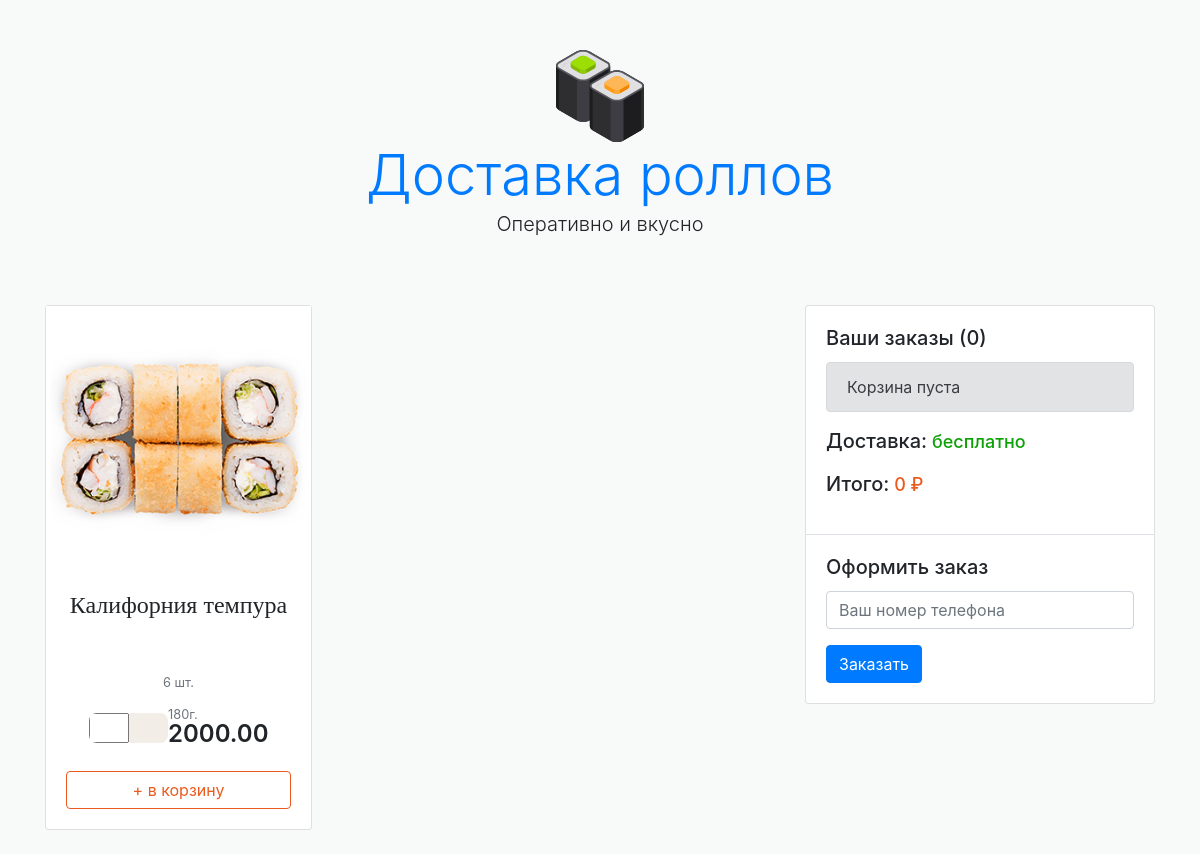
Screenshot of /product/2/ with the database file from the repository.
### products/models.py (models this page shows, shortened)
class Product(models.Model):
    name = models.CharField(max_length=64, blank=True, null=True, default=None) # Название продукта
    price = models.DecimalField(max_digits=10, decimal_places=2, default=0)     # Цена за еденицу
    nmb = models.IntegerField(default=1)                                        # Выбор колличества
    short_descpription = models.TextField(blank=True, null=True, default=None)  # Короткое описание продукта
    description = models.TextField(blank=True, null=True, default=None)         # Полное описание продукта
    is_active = models.BooleanField(default=True)                               # Включение и отключени продукта для отображения на сайте
    created = models.DateTimeField(auto_now_add=True, auto_now=False)
    updated = models.DateTimeField(auto_now_add=False, auto_now=True)
    def main_image(self):
        return self.productimage_set.get(is_main=True, is_active=True)
    class Meta:
        verbose_name = 'Товар'
        verbose_name_plural = 'Товары'

class ProductImage(models.Model):
    product = models.ForeignKey(Product, on_delete=models.CASCADE, blank=True, null=True, default=None)  # Связанная модель
    image = models.ImageField(upload_to="products_images/")                                              # Картинка продукта
    is_main = models.BooleanField(default=True)                                                          # Включение продукта из фото для отображения на сайте
    is_active = models.BooleanField(default=True)                                                        # Включение основной картинки для отображения на продукте
    created = models.DateTimeField(auto_now_add=True, auto_now=False)
    updated = models.DateTimeField(auto_now_add=False, auto_now=True)
    class Meta:
        verbose_name = 'Фотография'
        verbose_name_plural = 'Фотографии'

### products/views.py (the view)
# urls.py: path('product/<product_id>/', product, name="product"),
def product(request, product_id):
    product_image = ProductImage.objects.filter(is_active=True, is_main=True)
    product = Product.objects.get(id=product_id)
    session_key = request.session.session_key
    if not session_key:
        request.session.cycle_key()
    print(request.session.session_key)
    return render(request, 'products/product.html', {'products_images': product_image, 'product': product})

### orders/context_processors.py (called while the page is built)
def getting_basket_info(request):
    session_key = request.session.session_key
    if not session_key:
        request.session["session_key"] = 123
        request.session.cycle_key()
    products_in_basket = ProductInBasket.objects.filter(session_key=session_key, is_active=True, order__isnull=True)
    products_total_nmb = products_in_basket.count()
    all_products_in_order = products_in_basket
    order_total_price = 0
    for item in all_products_in_order:
        order_total_price += item.total_price
    return locals()

### templates/products/product.html (shortened to what this page needs)
{% extends 'base.html' %}
{% load static %}
{% block content %}
      <div class="col-md-6">
         <form id="form_buying_product" method="POST" class="form-inline" action="{% url 'basket_adding' %}">
            <div class="card mb-4" data-id="{{ product.id }}">
               <img src="{{ product.main_image.image.url }}" class="product-img" alt="">
               <div class="card-body text-center">
                  <h4 id="user_name_input" class="item-title">{{ product.name }}</h4>
                  <p><small data-items-in-box class="text-muted">6 шт.</small></p>
                  <div class="details-wrapper">
                     <div class="items counter-wrapper">
                        <input type="number" class="items__current" min="1" name="number" id="number">
                     </div>
                     <div class="price">
                        <div class="price__weight">180г.</div>
                        <div class="price__currency">{{ product.price }}</div>
                     </div>
                  </div>
                  <button data-cart type="submit" id="submit_btn" class="btn btn-block btn-outline-warning"
                  data-product_id = "{{ product.id }}"
                  data-image = "{{ product.main_image.image.url }}"
                  data-name = "{{ product.name }}"
                  data-price = "{{ product.price }}"
                  >+ в корзину</button>
               </div>
            </div>
         </form>
      </div>
{% endblock %}

### static/static/main.css (style rules this page uses)
body, html { background-color: #F8F9F9; height: 100%; }
h3, h4 { font-family: 'Merriweather', serif; }
.product-img { width: 265px; height: auto; margin-left: auto; margin-right: auto; }
.item-title { font-size: 1.5rem; font-weight: 500; font-family: 'Merriweather', serif; height: 70px; }
.details-wrapper { display: flex; justify-content: space-between; align-items: center; margin-bottom: 25px; width: 80%; margin-left: auto; margin-right: auto; }
.items { font-family: 'Merriweather', serif; background: #f2ede7; border-radius: 8px; width: 120px; display: flex; font-size: 18px; height: 30px; overflow: hidden; }
.items__current { width: 40px; }
.price { text-align: left; }
.price__weight { color: #6c757d!important; font-size: 80%; line-height: 1; }
.price__currency { font-size: 1.5rem; font-weight: 600; line-height: 1; }
.btn-outline-warning { color: #eb5a1e; border-color: #eb5a1e; }

### rows the page displays
Product: main_image.image (picture), name "Калифорния темпура", price "2000.00"
